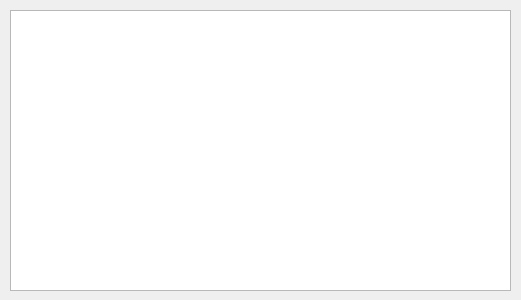
<?xml version="1.0" encoding="UTF-8"?>
<ui version="4.0">
 <class>log</class>
 <widget class="QDialog" name="log">
  <property name="geometry">
   <rect>
    <x>0</x>
    <y>0</y>
    <width>521</width>
    <height>300</height>
   </rect>
  </property>
  <property name="windowTitle">
   <string>Dialog</string>
  </property>
  <widget class="QListWidget" name="listWidget">
   <property name="geometry">
    <rect>
     <x>10</x>
     <y>10</y>
     <width>501</width>
     <height>281</height>
    </rect>
   </property>
  </widget>
 </widget>
 <resources/>
 <connections/>
</ui>
